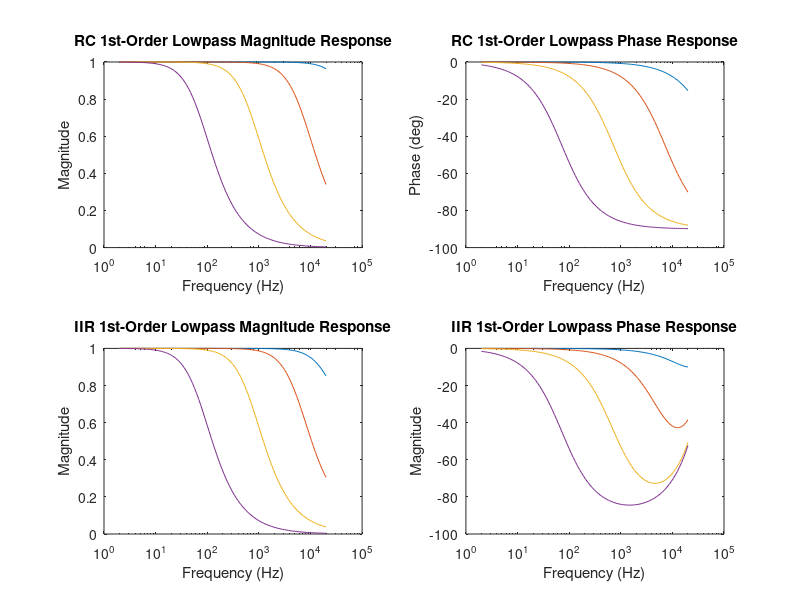
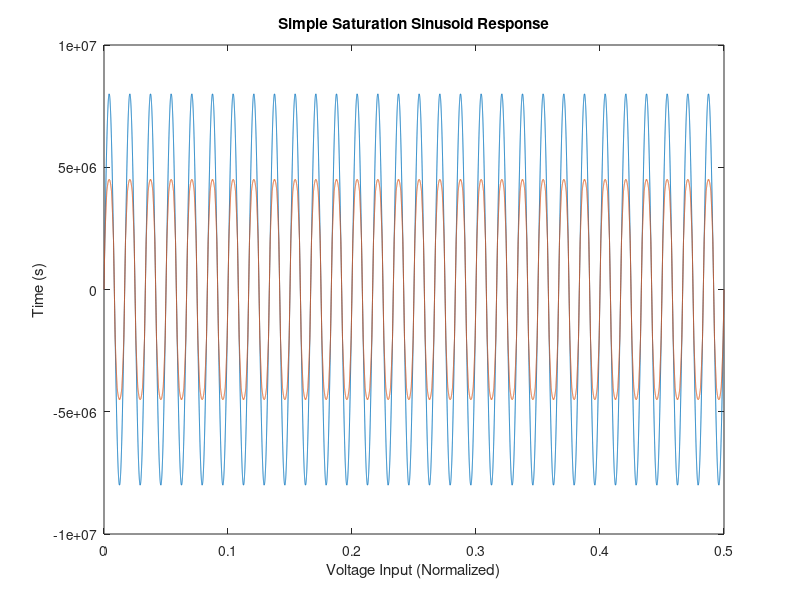
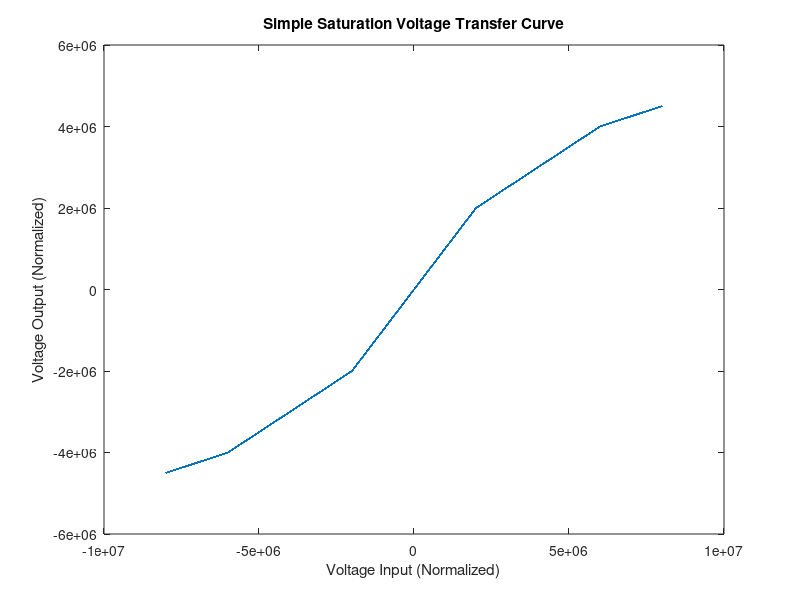

These figures' MATLAB source, in order:

%Construct RC Lowpass Filter
f = 2*logspace(0,4,100)';
R = [0.1,1,10,100]*(10^3); %kOhms
C = 22E-9; %22 nFarad
fc = 1./(2*pi*R*C);
Tau = R*C;
w = 2*pi*f;
s = j*w;
H2 = 1./(1+s*R*C);
H2_M = abs(H2);
H2_P = rad2deg(angle(H2));

%Plot RC Lowpass Filter Response
figure(1)
subplot(2,2,1);
semilogx(f,H2_M(:,1),f,H2_M(:,2),f,H2_M(:,3),f,H2_M(:,4));
title('RC 1st-Order Lowpass Magnitude Response');
xlabel('Frequency (Hz)');
ylabel('Magnitude');

subplot(2,2,2);
semilogx(f,H2_P(:,1),f,H2_P(:,2),f,H2_P(:,3),f,H2_P(:,4));
title('RC 1st-Order Lowpass Phase Response');
xlabel('Frequency (Hz)');
ylabel('Phase (deg)');

fs = 96E3;
dt = 1/fs;

alpha = (2*pi*dt*fc)./(2*pi*dt*fc + 1)
%y[n] = a*x[n] + (1-a)*y[n-1]
%b0 = a
%a1 = (1-a)
%Y[z] = a*X[z] + z^-1*Y[z] - z^-1*a*Y[z]
%Y[z]/X[z]=a/(1 + z^-1*(a-1))
%Y[z]/X[z]=az/(z+(a-1))
a1 = [1, (alpha(1)-1)];
b1 = [alpha(1)];
[h1,w1] = freqz(b1,a1,f,fs);

a2 = [1, (alpha(2)-1)];
b2 = [alpha(2)];
[h2,w2] = freqz(b2,a2,f,fs);

a3 = [1, (alpha(3)-1)];
b3 = [alpha(3)];
[h3,w3] = freqz(b3,a3,f,fs);

a4 = [1, (alpha(4)-1)];
b4 = [alpha(4)];
[h4,w4] = freqz(b4,a4,f,fs);



subplot(2,2,3);
semilogx(f,abs(h1),f,abs(h2),f,abs(h3),f,abs(h4));
title('IIR 1st-Order Lowpass Magnitude Response');
xlabel('Frequency (Hz)');
ylabel('Magnitude');
subplot(2,2,4);
semilogx(f,rad2deg(angle(h1)),f,rad2deg(angle(h2)),f,rad2deg(angle(h3)),f,rad2deg(angle(h4)));
title('IIR 1st-Order Lowpass Phase Response');
xlabel('Frequency (Hz)');
ylabel('Magnitude');


%Saturation Voltage Transfer Function->Run instances in succession
%Vin = [-200000000:100000:200000000];
t = [0:0.00001:0.5];
f = 1000;
Vin = 8000000*sin(2*pi*60.*t);
T = Vin.*0;
THRESH1 = 2000000;
THRESH2 = 4000000;
THRESH3 = 5000000;
ctr = 0;
for i = Vin
    ctr = ctr + 1;
    if (i > THRESH1)
        T(ctr) = THRESH1 + (i-THRESH1)/2;
    elseif (i < -THRESH1)
        T(ctr) = -THRESH1 + (i+THRESH1)/2;
    else
        T(ctr) = i;
    end
end
ctr = 0;
for i = T
    ctr = ctr + 1;
    if (i > THRESH2)
        T(ctr) = THRESH2 + (i-THRESH2)/2;
    elseif (i < -THRESH2)
        T(ctr) = -THRESH2 + (i+THRESH2)/2;
    else
        T(ctr) = i;
    end
end
ctr = 0;
for i = T
    ctr = ctr + 1;
    if (i > THRESH3)
        T(ctr) = THRESH3 + (i-THRESH3)/2;
    elseif (i < -THRESH3)
        T(ctr) = -THRESH3 + (i+THRESH3)/2;
    else
        T(ctr) = i;
    end
end
figure(4)
plot(t,Vin,t,T)
title('Simple Saturation Sinusoid Response');
xlabel('Voltage Input (Normalized)');
ylabel('Time (s)');

figure(5)
plot(Vin,T)
title('Simple Saturation Voltage Transfer Curve');
xlabel('Voltage Input (Normalized)');
ylabel('Voltage Output (Normalized)');
